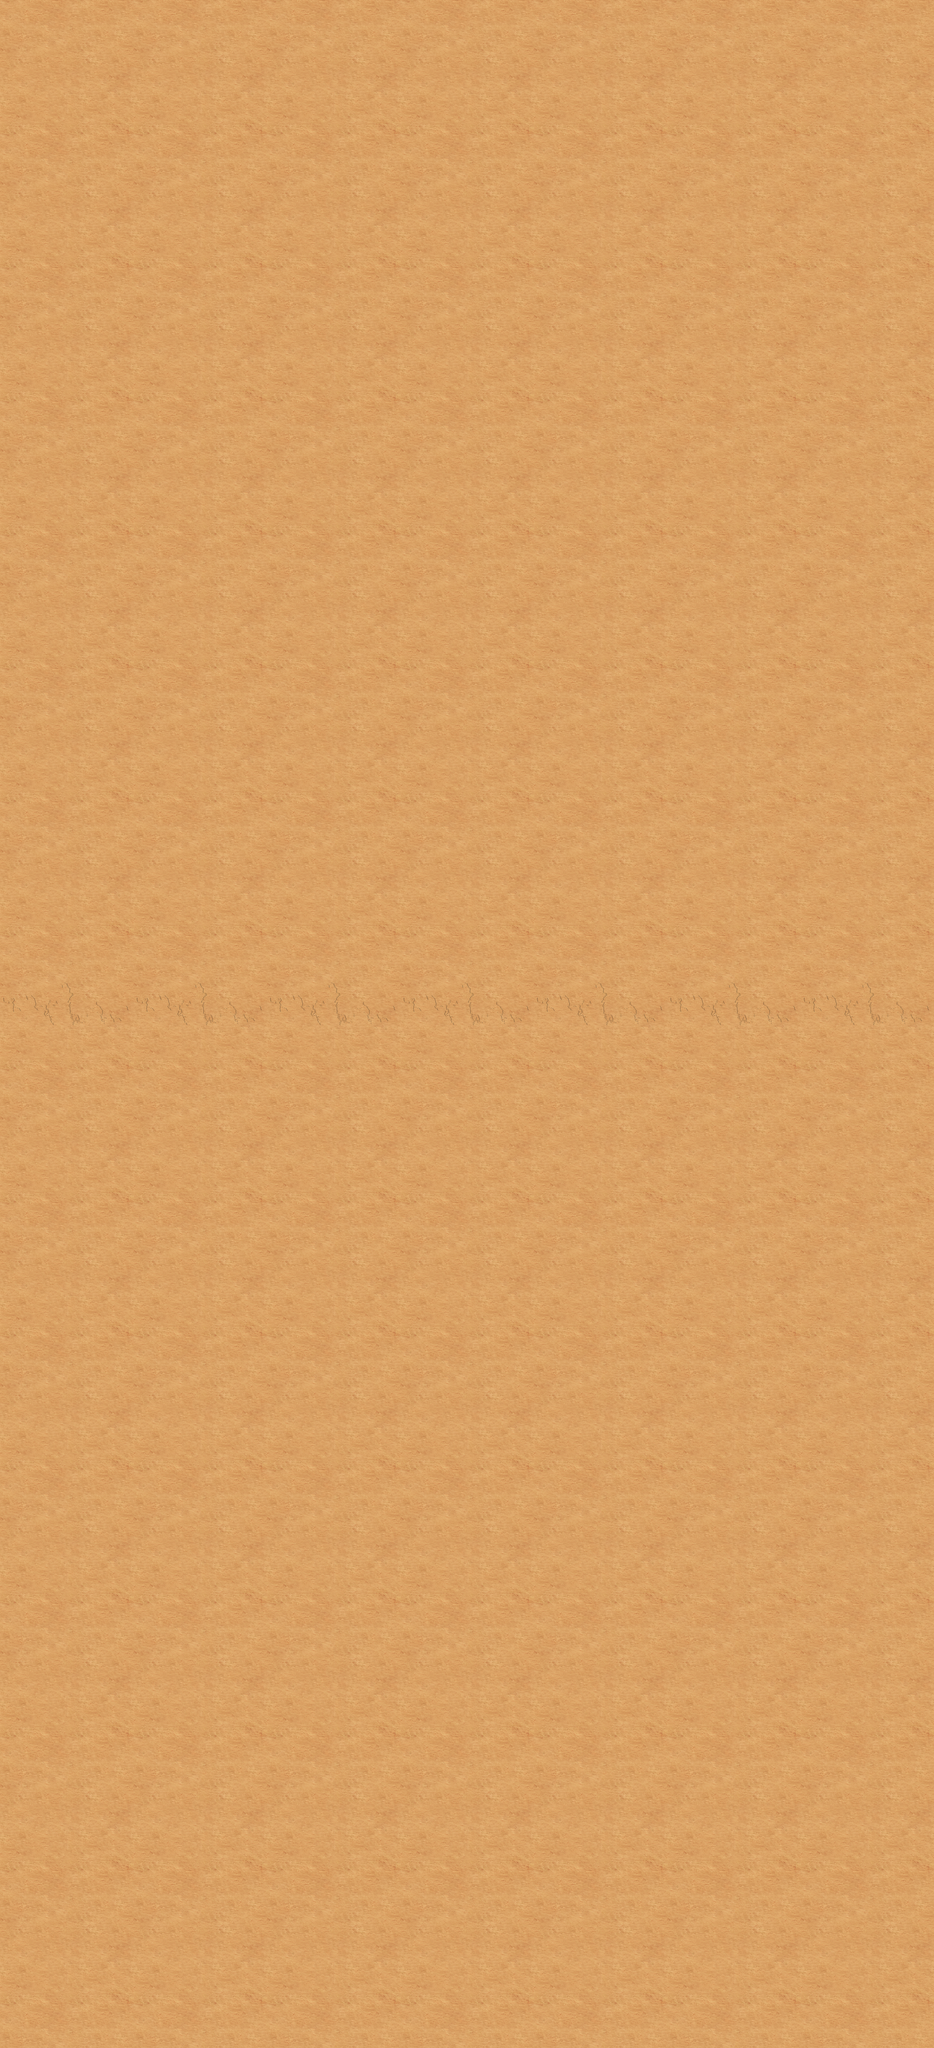

Below is a game level as drawn by its tile map, then a one-line description and the .tmx that defines it (tile-layer data replaced by summaries):
An orthogonal 21x46 tile map with 160x160 px tiles, 2 tile layers (layer1, layer2).

<map version="1.0" orientation="orthogonal" width="21" height="46" tilewidth="160" tileheight="160">
 <tileset firstgid="1" name="terrain" tilewidth="160" tileheight="160">
  <image source="terrain.png" width="1440" height="1440" />
 </tileset>
 <layer name="layer1" width="21" height="46">
  <data>[966 cells, 966 non-empty, 9 distinct tile ids]</data>
 </layer>
 <layer name="layer2" width="21" height="46">
  <data>[966 cells, 63 non-empty, 9 distinct tile ids]</data>
 </layer>
</map>
